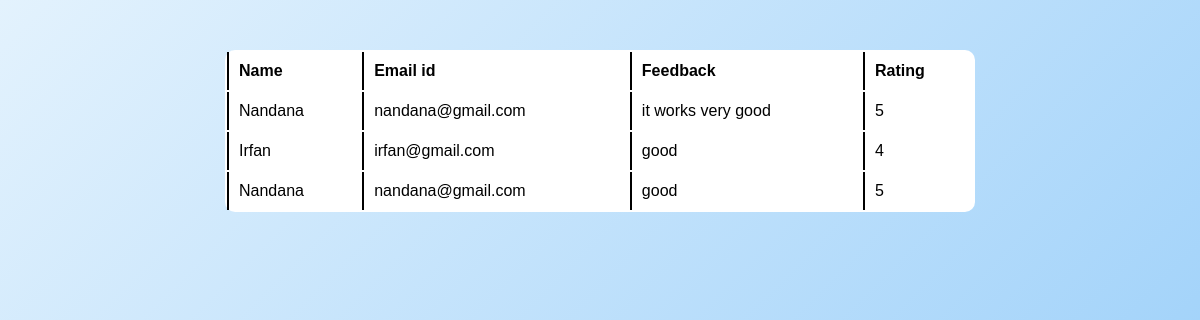
Screenshot of /feedback with the database file from the repository.
### handifyapp/models.py (models this page shows)
class FeedbackTable(models.Model):
    Feedback = models.CharField(max_length=200,null=True,blank=True)
    Rating = models.CharField(max_length=200,null=True,blank=True)
    Date = models.DateField(null=True,blank=True, auto_now_add=True)
    USERID = models.ForeignKey(UserTable,on_delete=models.CASCADE,null=True,blank=True)

class UserTable(models.Model):
    Name = models.CharField(max_length=100, null=True,blank=True)
    Email = models.CharField(max_length=100, null=True,blank=True)
    Gender = models.CharField(max_length=100, null=True,blank=True)
    Age = models.IntegerField(max_length=50, null=True,blank=True)
    LOGINID = models.ForeignKey(LoginTable, on_delete=models.CASCADE,null=True,blank=True)

### handifyapp/views.py (the view)
# urls.py: path('feedback',FeedbackView.as_view(),name='feedback'),
class FeedbackView(View):
    def get(self,request):
        feedback=FeedbackTable.objects.all()
        return render(request,'Administration/feedback.html',{'obj':feedback})

### templates/Administration/feedback.html (shortened to what this page needs)
{% load static %}
<html lang="en">
<head>
    <link rel="stylesheet" href="{% static 'css/style.css'%}">
</head>
<body>
    <div class="bg table">
    <table>
        <tr>
            <th>Name</th>
            <th>Email id</th>
            <th>Feedback</th>
            <th>Rating</th>
        </tr>
        {%for i in obj %}
        <tr>
            <td>{{i.USERID.Name}}</td>
            <td>{{i.USERID.Email}}</td>
            <td>{{i.Feedback}}</td>
            <td>{{i.Rating}}</td>
        </tr>
        {% endfor %}
    </table>
    </div>
</body>
</html>

### static/css/style.css (style rules this page uses)
* { padding: 0; margin: 0; box-sizing: border-box; }
.bg { background-image: url("../img/handifylogo.png"); background-position: center; background-blend-mode:multiply; background-size:30% ; background-repeat: no-repeat; height: 100vh; width: 100vw; background-color: #96c492c9; }
.table { display:flex; justify-content: center; height: 100%; align-items: flex-start; }
.table table { margin-top: 50px; width: 750px; background-color: #ffffff; border-radius: 10px; margin-top: 50px; }
th,td { text-align: left; padding: 10px; border-left: 2px solid black; }
body, html { margin: 0; padding: 0; height: 100%; font-family: Arial, sans-serif; }
.bg { background: linear-gradient(135deg, #e3f2fd, #90caf9); height: 100vh; position: relative; }

### rows the page displays
FeedbackTable: USERID.Name "Nandana", USERID.Email "nandana@gmail.com", Feedback "it works very good", Rating "5"
FeedbackTable: USERID.Name "Irfan", USERID.Email "irfan@gmail.com", Feedback "good", Rating "4"
FeedbackTable: USERID.Name "Nandana", USERID.Email "nandana@gmail.com", Feedback "good", Rating "5"
